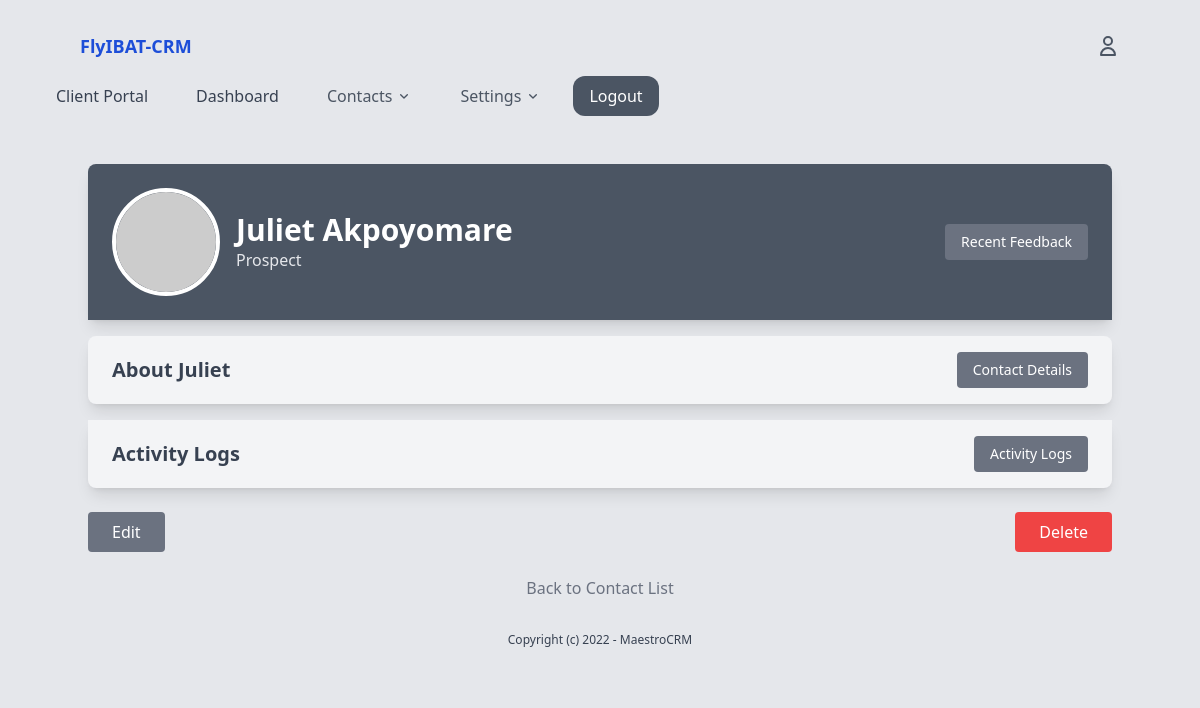
The page /contacts/contact_deatil/31/ (signed in) on the database its author committed.
### contacts/models.py (models this page shows, shortened)
class ContactDetail(models.Model):
    user = models.OneToOneField(User, on_delete=models.CASCADE, related_name='contact')
    middle_name = models.CharField(max_length=100, blank=True, null=True)
    phone_number = models.CharField(max_length=15, blank=True)
    gender = models.CharField(max_length=10, choices=[('M', 'Male'), ('F', 'Female'), ('O', 'Other'), ('U', 'Prefer not to say')], blank=True)
    marital_status = models.CharField(max_length=20, choices=[('Single', 'Single'), ('Married', 'Married'), ('Divorced', 'Divorced'), ('Widowed', 'Widowed'), ('Other', 'Other')], blank=True)
    date_of_birth = models.DateTimeField(blank=True, null=True)
    address_line1 = models.CharField(max_length=255, blank=True, null=True)
    address_line2 = models.CharField(max_length=255, blank=True, null=True)
    city = models.CharField(max_length=100, blank=True, null=True)
    state = models.CharField(max_length=100, blank=True, null=True)
    country = models.CharField(max_length=50, blank=True, null=True)
    postal_code = models.CharField(max_length=20, blank=True, null=True)
    services = models.ForeignKey(Service, on_delete=models.SET_NULL, null=True, blank=True, related_name='contacts')
    preferred_contact_method = models.CharField(max_length=20, choices=[('Email', 'Email'), ('Phone', 'Phone'), ('Text', 'Text'), ('Mail', 'Mail')], blank=True) #Helps in choosing how to best reach the contact.
    status = models.ForeignKey(Status, on_delete=models.SET_NULL, related_name='contacts', null=True, blank=True)
    tags = models.ManyToManyField(Tag, blank=True, related_name='contacts')
    assigned_staff = models.ForeignKey(User, on_delete=models.SET_NULL, null=True, blank=True, related_name='assigned_contacts')
    traffic_source = models.ForeignKey(TrafficSource, on_delete=models.SET_NULL, null=True, blank=True, related_name='traffic_source_contact')
    referred_by = models.ForeignKey(User, on_delete=models.SET_NULL, null=True, related_name='referee_contacts')
    contact_frequency = models.CharField(max_length=20, choices=[('Daily', 'Daily'), ('Weekly', 'Weekly'), ('Monthly', 'Monthly'), ('On Demand', 'On Demand')], blank=True) #Can help in scheduling follow-ups or communications.
    created_by = models.ForeignKey(User, on_delete=models.SET_NULL, null=True, related_name='created_contacts')
    created_at = models.DateTimeField(auto_now_add=True)
    modified_at = models.DateTimeField(auto_now=True) #Can be used to track last contacted
    updated_by = models.ForeignKey(User, on_delete=models.SET_NULL, null=True, related_name='updated_contacts')
    close_date = models.DateTimeField(blank=True, null=True)
    custom_field_1 = models.CharField(max_length=255, blank=True, null=True)#Depending on business needs, might have specific data points to track. This could be expanded with more fields or dynamically through a generic foreign key to a custom field model.
    marketing_consent = models.BooleanField(default=False, help_text="Has this contact consented to marketing communications?")
    gdpr_compliant = models.BooleanField(default=False, help_text="Is this contact GDPR compliant?")

### settings/models.py (models this page shows)
class Status(models.Model):
    name = models.CharField(max_length=50, unique=True)  # e.g., 'Active', 'Inactive', 'Pending'
    def __str__(self):
        return self.name
    class Meta:
        verbose_name_plural = "Statuses"

### contacts/views.py (the view, shortened to what this page needs)
# urls.py: path('contact_deatil/<int:contact_id>/', views.contact_detail, name='contact_detail'),
@login_required
def contact_detail(request, contact_id, log_id=None):
    contact = get_object_or_404(ContactDetail, id=contact_id)
    recent_activities = contact.log.all().order_by('-created_at')[:3]
    logs = Log.objects.filter(contact=contact).order_by('-created_at')
    form = LogForm()
    if log_id:
        log = get_object_or_404(Log, id=log_id)
        form = LogForm(instance=log)  # Populate the form with the current log details
    context = {
        'contact': contact,
        'recent_activities': recent_activities,
        'logs': logs,
        'form': form,
        'log_id': log_id,  # Pass the log_id to identify the form in the template
    }
    return render(request, 'contact/contact_detail.html', context)

### core/context_processors.py (called while the page is built)
def user_roles(request):
    if request.user.is_authenticated:
        groups = request.user.groups.values_list('name', flat=True)
        return {'user_roles': groups}
    return {}

### contacts/templates/contact/contact_detail.html (shortened to what this page needs)
{% extends 'core/base.html' %}
{% block content %}
<div class="container mx-auto mt-8">
    <div id="bioSection" class="bg-gray-600 text-white rounded-t-lg shadow-lg overflow-hidden mb-4">
        <div class="p-6 flex items-center justify-between">
            <div class="flex items-center space-x-4">
                <img src="https://via.placeholder.com/100" alt="Contact Photo"
                    class="rounded-full border-4 border-white">
                <div>
                    <h2 class="text-3xl font-bold">{{ contact.user.first_name }} {{ contact.user.last_name }}</h2>
                    <p class="text-gray-200 font-medium">{{ contact.status }}</p>
                </div>
            </div>
            <button id="toggleBio"
                class="text-sm bg-gray-500 hover:bg-gray-700 text-white px-4 py-2 rounded transition duration-300">Recent Feedback</button>
        </div>
    </div>
    <div id="detailsSection" class="bg-gray-100 rounded-lg shadow-lg mb-4 overflow-hidden">
        <div class="px-6 py-4 flex justify-between items-center">
            <h2 class="text-xl font-bold text-gray-700">About {{contact.user.first_name}} </h2>
            <button id="toggleDetails"
                class="text-sm bg-gray-500 hover:bg-gray-700 text-white px-4 py-2 rounded transition duration-300">Contact
                Details</button>
        </div>
    </div>
    <div id="logsSection" class="bg-gray-100 rounded-b-lg shadow-lg overflow-hidden">
        <div class="px-6 py-4 flex justify-between items-center">
            <h2 class="text-xl font-bold text-gray-700">Activity Logs</h2>
            <button id="toggleLogs"
                class="text-sm bg-gray-500 hover:bg-gray-700 text-white px-4 py-2 rounded transition duration-300">Activity
                Logs</button>
        </div>
    </div>
    <div class="mt-6 flex justify-between">
        <a href="{% url 'update_contact' contact.id %}"
            class="bg-gray-500 hover:bg-gray-700 text-white py-2 px-6 rounded transition duration-300">Edit</a>
        <form action="{% url 'delete_contact' contact.id %}" method="POST" class="inline">
            <button onclick="return confirmDelete();" type="submit"
                class="bg-red-500 hover:bg-red-600 text-white py-2 px-6 rounded transition duration-300">Delete</button>
        </form>
    </div>
    <div class="mt-6 text-center">
        <a href="{% url 'contact_list' %}"
            class="text-gray-500 hover:text-gray-700 hover:underline transition duration-300">Back to Contact List</a>
    </div>
</div>
{% endblock %}

### rows shown on the page
ContactDetail: user.first_name "Juliet", user.last_name "Akpoyomare", status "Prospect"
